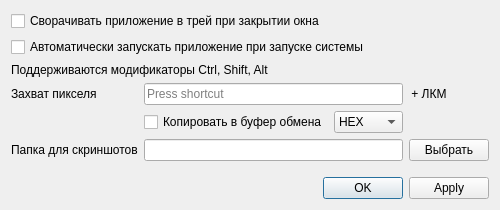
<?xml version="1.0" encoding="UTF-8"?>
<ui version="4.0">
 <class>DialogSettings</class>
 <widget class="QDialog" name="DialogSettings">
  <property name="geometry">
   <rect>
    <x>0</x>
    <y>0</y>
    <width>500</width>
    <height>210</height>
   </rect>
  </property>
  <property name="sizePolicy">
   <sizepolicy hsizetype="Expanding" vsizetype="Expanding">
    <horstretch>0</horstretch>
    <verstretch>0</verstretch>
   </sizepolicy>
  </property>
  <property name="minimumSize">
   <size>
    <width>500</width>
    <height>210</height>
   </size>
  </property>
  <property name="maximumSize">
   <size>
    <width>16000</width>
    <height>16000</height>
   </size>
  </property>
  <property name="windowTitle">
   <string>Настройки</string>
  </property>
  <layout class="QGridLayout" name="gridLayout">
   <item row="2" column="0" colspan="4">
    <widget class="QLabel" name="label_3">
     <property name="text">
      <string>Поддерживаются модификаторы Ctrl, Shift, Alt</string>
     </property>
     <property name="alignment">
      <set>Qt::AlignLeading|Qt::AlignLeft|Qt::AlignTop</set>
     </property>
    </widget>
   </item>
   <item row="7" column="0" colspan="4">
    <widget class="QDialogButtonBox" name="buttonBox">
     <property name="orientation">
      <enum>Qt::Horizontal</enum>
     </property>
     <property name="standardButtons">
      <set>QDialogButtonBox::Apply|QDialogButtonBox::Ok</set>
     </property>
    </widget>
   </item>
   <item row="3" column="3">
    <widget class="QLabel" name="label_2">
     <property name="sizePolicy">
      <sizepolicy hsizetype="Fixed" vsizetype="Fixed">
       <horstretch>0</horstretch>
       <verstretch>0</verstretch>
      </sizepolicy>
     </property>
     <property name="minimumSize">
      <size>
       <width>40</width>
       <height>0</height>
      </size>
     </property>
     <property name="maximumSize">
      <size>
       <width>40</width>
       <height>16777215</height>
      </size>
     </property>
     <property name="text">
      <string>+ ЛКМ</string>
     </property>
     <property name="alignment">
      <set>Qt::AlignCenter</set>
     </property>
    </widget>
   </item>
   <item row="3" column="0">
    <widget class="QLabel" name="label">
     <property name="sizePolicy">
      <sizepolicy hsizetype="Fixed" vsizetype="Preferred">
       <horstretch>0</horstretch>
       <verstretch>0</verstretch>
      </sizepolicy>
     </property>
     <property name="text">
      <string>Захват пикселя</string>
     </property>
    </widget>
   </item>
   <item row="3" column="1" colspan="2">
    <widget class="QKeySequenceEdit" name="keySequenceEdit"/>
   </item>
   <item row="0" column="0" colspan="4">
    <widget class="QCheckBox" name="checkTray">
     <property name="text">
      <string>Сворачивать приложение в трей при закрытии окна</string>
     </property>
    </widget>
   </item>
   <item row="1" column="0" colspan="4">
    <widget class="QCheckBox" name="checkAutoRun">
     <property name="text">
      <string>Автоматически запускать приложение при запуске системы</string>
     </property>
    </widget>
   </item>
   <item row="4" column="1">
    <widget class="QCheckBox" name="checkCopyBuffer">
     <property name="text">
      <string>Копировать в буфер обмена</string>
     </property>
    </widget>
   </item>
   <item row="4" column="2">
    <widget class="QComboBox" name="cBoxBufferType">
     <item>
      <property name="text">
       <string>HEX</string>
      </property>
     </item>
     <item>
      <property name="text">
       <string>RGB</string>
      </property>
     </item>
     <item>
      <property name="text">
       <string>CMYK</string>
      </property>
     </item>
     <item>
      <property name="text">
       <string>HSV</string>
      </property>
     </item>
    </widget>
   </item>
   <item row="6" column="0" colspan="4">
    <spacer name="verticalSpacer">
     <property name="orientation">
      <enum>Qt::Vertical</enum>
     </property>
     <property name="sizeHint" stdset="0">
      <size>
       <width>20</width>
       <height>40</height>
      </size>
     </property>
    </spacer>
   </item>
   <item row="5" column="0">
    <widget class="QLabel" name="label_4">
     <property name="text">
      <string>Папка для скриншотов</string>
     </property>
    </widget>
   </item>
   <item row="5" column="1" colspan="2">
    <widget class="QLineEdit" name="pathScreenShots">
     <property name="readOnly">
      <bool>true</bool>
     </property>
    </widget>
   </item>
   <item row="5" column="3">
    <widget class="QPushButton" name="pushButton">
     <property name="text">
      <string>Выбрать</string>
     </property>
    </widget>
   </item>
  </layout>
 </widget>
 <resources/>
 <connections/>
</ui>
